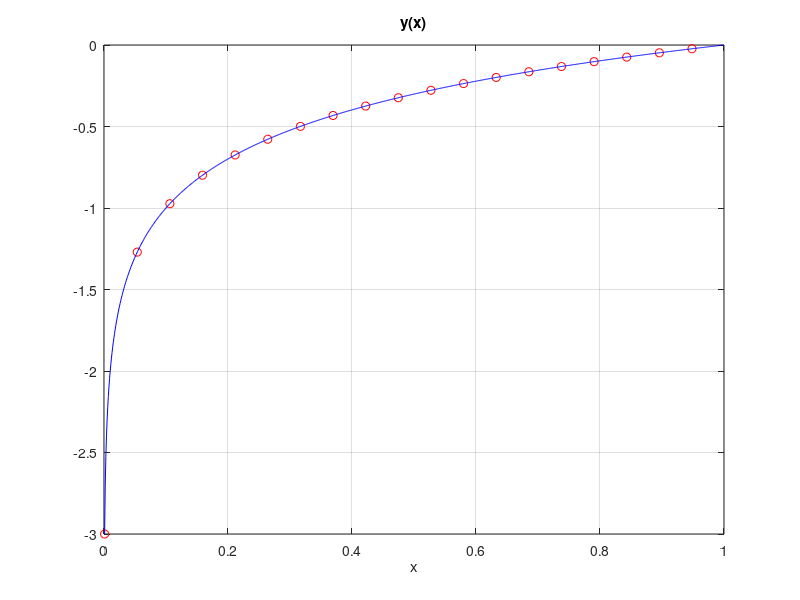
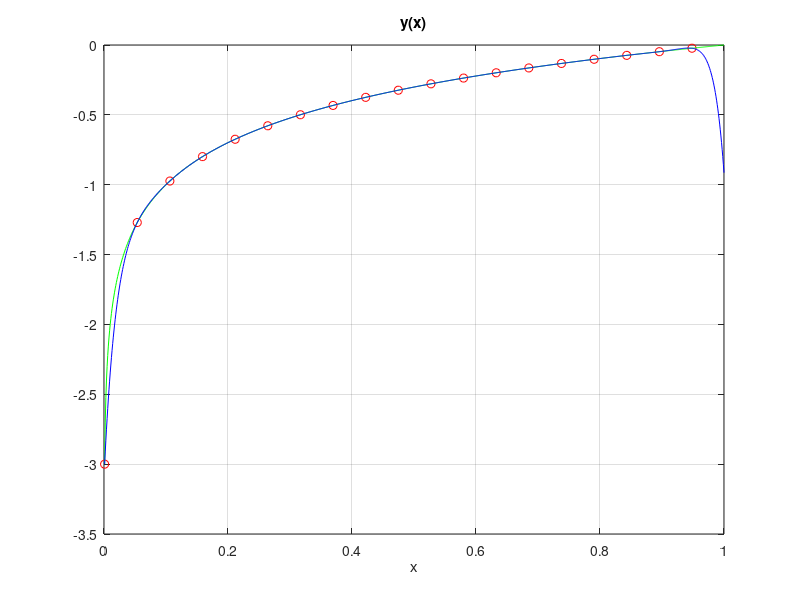
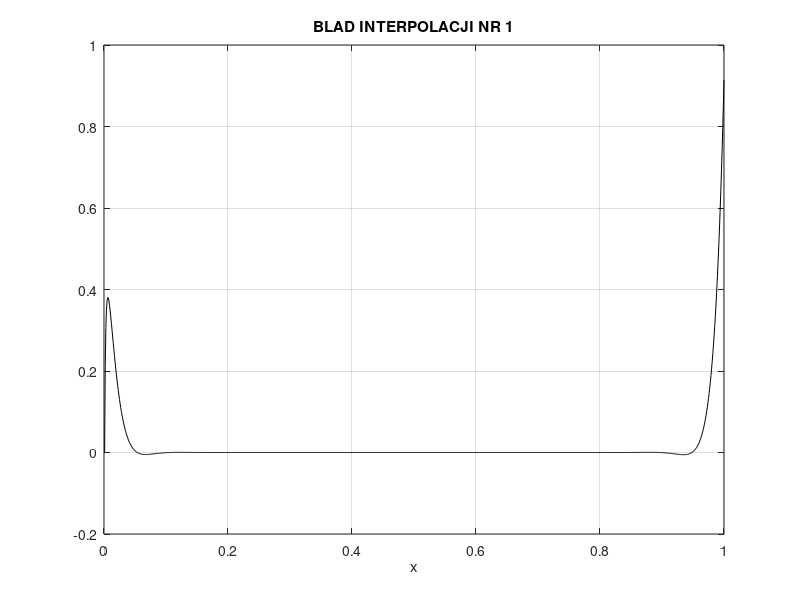
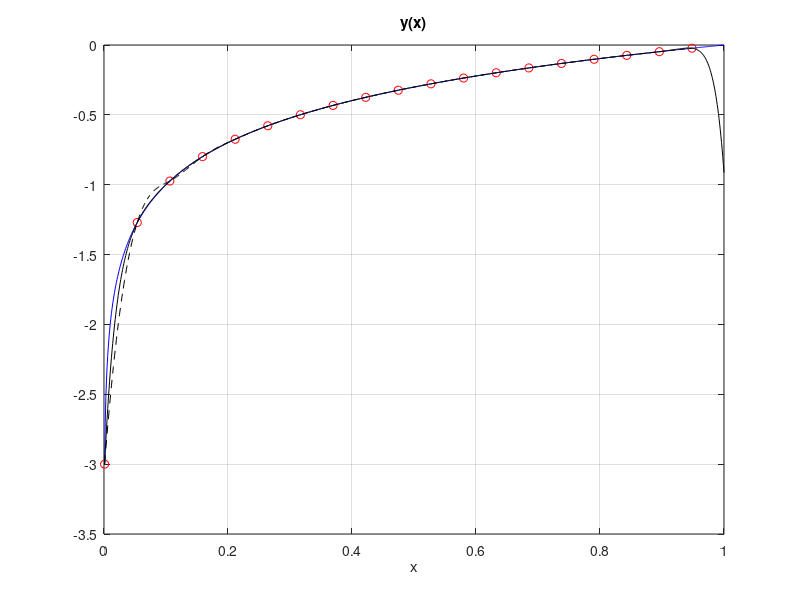

The MATLAB source for these figures, in order:

clear all; close all;clc; 

% Funkcja interpolowana wielomianem i jej parametry
N = 20;                     % liczba znanych punktow funkcji, u nas sinus()
xmax = 1;                % maksymalna wartosc argumentu funkcji (-1,1)
xp = 0.001 : xmax/(N-1) : xmax; % wartosci argumentow dla znanych wartosci funkcji 
xd = 0.001 : 0.001 : xmax;      % wartosci argumentow w punktach interpolacji
yp = log10( xp );             % znane wartosci
yd = log10( xd );             % wartosci w punktach interpolacji - do sprawdzenia 
figure;
plot( xp, yp, 'ro', xd, yd, 'b-'); xlabel('x'); title('y(x)'); grid;pause
% xp punkty interpolacji a xd sinus 


P = N-1; % rzad wielomianu: mamy N=20, wiec musi byc 19 itp
a = polyfit( xp, yp, P ),   % obliczenie wsp. wielomianu interpolujacego

% Interpolacja funkcji w zadanych punktach xi
xi = xd;                    % argumenty punktow interpolacji
yi = polyval(a,xi);         % wartosci w punktach interpolacji
a = a(end:-1:1),            %wczesniej byly zapisane od najwyzszej potegi wiec musimy odwrocic
yi_moje = zeros(1,length(xi));
for k = 1 : N              % sami obliczamy wartosci w punktach interpolacji 
    yi_moje = yi_moje + a(k) * xi.^(k-1);   
end 
max_abs_yi = max( abs( yi - yi_moje) ), pause

figure;
plot( xp,yp,'ro', xd,yd,'g-', xi,yi,'b-' ); xlabel('x'); title('y(x)'); grid; pause
figure;
plot( xd, yd-yi, 'k-' ); xlabel('x'); title('BLAD INTERPOLACJI NR 1'); grid;pause
yis = interp1( xp, yp, xi, 'spline' );
figure;
plot( xp,yp,'ro', xd,yd,'b-', xi,yi,'k-', xi,yis,'k--' );
xlabel('x'); title('y(x)'); grid;
figure;
plot( xd, yd - yis, 'k-' ); xlabel('x'); title('BLAD INTERPOLACJI NR 2'); grid;pause

% gdy zwiekszymy xmax to mamy szersza funckje, czyli na koncach i
% poczatkach moze pojawiac sie oscylacje, ktore powstaja poprzez
% przeblizanie nieliniowej fumckji wielomianem za duzego stopnia(efekt
% Rungego)
% dla log musimy miec wartosc jakas wieksza od 0 zeby dzialalo
%funkcja logarytmiczna szybko rosnie w okolich 0 wiec ciezko odzrowoac
%jednym wielomianem, spine jest bardziej stabilna i daje lepsze odzorowanie
% spine czesto jest lepsza gdy jest duzy zakres i funckje odbiegajace od
% liniwych, bo stosuje kilka wielomianow do przyblizenia
% dla krzywiz duzych lepsza jest spine